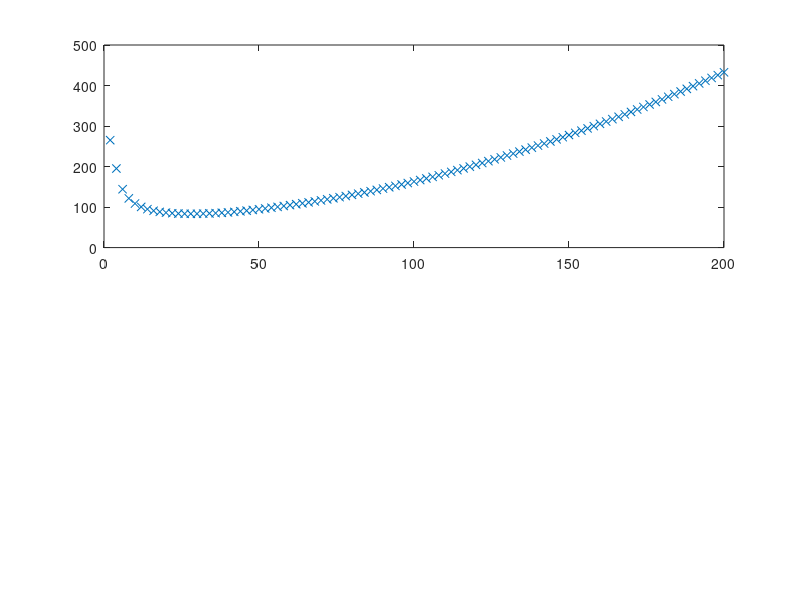

This figure's MATLAB source: (Note: this script raises an error after producing the figure.)
%clear;
h1 = figure;
load roadster;
subplot(2,1,1);
plot(speed_kmph, consumption_Whpkm, 'x'), hold on
plot(0:0.1:200,consumption(0:0.1:200),'k')
title('Roadster')
xlabel('speed [km/h]')
ylabel('consumption [Wh/km]')
subplot(2,1,2);
battery = 55e3; % Wh
reach = battery./(consumption(0:0.1:200));
plot(0:0.1:200, reach)
title('Expected Reach at fully charged')
xlabel('speed [km/h]')
ylabel('reach [km]')
[max_val,idx] = max(reach);
hold on;
max_x = (idx-1)/10;
plot(max_x,max_val,'o','MarkerSize',10);
str = ['Maximum = (',num2str(max_x), ', ',num2str(max_val),')'];
text(60,200,str,'HorizontalAlignment','right');
h2 = figure;
subplot(2,1,1);
plot(0:0.1:65,velocity(0:0.1:65,'speed_elsa'))
xlabel('distance [km]')
ylabel('speed [km/h]')
title('Elsa')
subplot(2,1,2)
plot(0:0.1:65,velocity(0:0.1:65,'speed_anna'))
title('Anna')
xlabel('distance [km]')
ylabel('speed [km/h]')